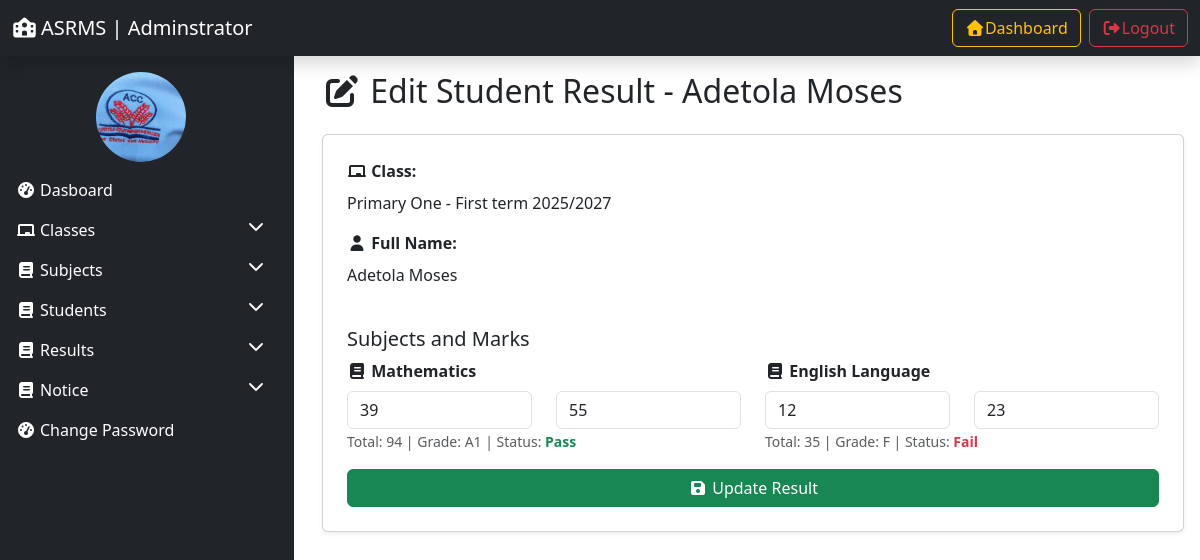
Page /edit_result/8/ (signed in) on the committed database.
### resultManager/models.py (models this page shows, shortened)
class Student(models.Model):
    GENDER_CHOICES = (
        ('Male', 'Male'),
        ('Female', 'Female'),
    )
    name = models.CharField(max_length=100)
    roll_id = models.CharField(max_length=30)
    email = models.EmailField(max_length=100)
    gender = models.CharField(max_length=10,choices=GENDER_CHOICES)
    dob = models.CharField(max_length=50)
    student_class = models.ForeignKey(Class, on_delete=models.SET_NULL, null=True)
    reg_date = models.DateTimeField(auto_now_add=True)
    updation_date = models.DateTimeField(auto_now=True)
    status = models.IntegerField(default=1)

class Class(models.Model):
    class_name = models.CharField(max_length=100)
    section = models.CharField(max_length=20)
    creation_date = models.DateTimeField(auto_now_add=True)
    updation_date = models.DateTimeField(auto_now=True)

class Result(models.Model):
    student = models.ForeignKey(Student, on_delete=models.CASCADE)
    student_class = models.ForeignKey(Class, on_delete=models.SET_NULL, null=True)
    subject = models.ForeignKey(Subject, on_delete=models.SET_NULL, null=True)
    test_marks = models.IntegerField(default=0)
    exam_marks = models.IntegerField(default=0)
    total_marks = models.IntegerField(default=0,editable=False)
    grade = models.CharField(max_length=2, blank=True)
    status = models.CharField(max_length=4, blank=True)  # Pass / Fail
    posting_date = models.DateTimeField(auto_now_add=True)
    updation_date = models.DateTimeField(auto_now=True)

class Subject(models.Model):
    subject_name = models.CharField(max_length=100)
    subject_code = models.CharField(max_length=20)
    creation_date = models.DateTimeField(auto_now_add=True)
    updation_date = models.DateTimeField(auto_now=True)

### resultManager/views.py (the view, shortened to what this page needs)
# urls.py: path('edit_result/<int:stid>/',edit_result, name='edit_result'),
@login_required(login_url='admin_login')
def edit_result(request, stid):
    student = get_object_or_404(Student, id=stid)
    results = Result.objects.filter(student=student)
    return render(request, 'edit_result.html', locals())

### resultManager/templates/edit_result.html (shortened to what this page needs)
{% extends 'admin_base.html' %}
{% load static %}
{% block content %}
<div class="container">
  <h2 class="mb-4">
    <i class="fas fa-edit"></i> Edit Student Result - {{ student.name }}
  </h2>
  <form method="post" class="card p-4 shadow-sm">
    <div class="mb-3">
      <label class="form-label">
        <i class="fas fa-chalkboard"></i>
        <strong>Class:</strong>
      </label>
      <div>
        {{ student.student_class.class_name }} -
        {{ student.student_class.section }}
      </div>
    </div>
    <div class="mb-3">
      <label class="form-label">
        <i class="fas fa-user"></i>
        <strong>Full Name:</strong>
      </label>
      <div>{{ student.name }}</div>
    </div>
    <h5 class="mt-4">Subjects and Marks</h5>
    <div class="row">
      {% for res in results %}
        <div class="col-md-6">
          <div class="mb-3">
            <label class="form-label fw-bold">
              <i class="fas fa-book"></i>
              {{ res.subject.subject_name }}
            </label>
            <div class="row">
              <div class="col-6">
                <input
                  type="number"
                  class="form-control"
                  name="test_marks[]"
                  value="{{ res.test_marks }}"
                  placeholder="Test"
                  min="0"
                  required
                >
              </div>
              <div class="col-6">
                <input
                  type="number"
                  class="form-control"
                  name="exam_marks[]"
                  value="{{ res.exam_marks }}"
                  placeholder="Exam"
                  min="0"
                  required
                >
              </div>
            </div>
            <small class="text-muted">
              Total: {{ res.total_marks }} |
              Grade: {{ res.grade }} |
              Status:
              {% if res.status == "Pass" %}
                <span class="text-success fw-bold">Pass</span>
              {% else %}
                <span class="text-danger fw-bold">Fail</span>
              {% endif %}
            </small>
          </div>
        </div>
      {% endfor %}
    </div>
    <button type="submit" class="btn btn-success">
      <i class="fas fa-save"></i> Update Result
    </button>
  </form>
</div>
{% endblock %}

### rows in the picture
Student: name "Adetola Moses", student_class.class_name "Primary One", student_class.section "First term 2025/2027"
Result: subject.subject_name "Mathematics", test_marks "39", exam_marks "55", total_marks "94", grade "A1", status "Pass"
Result: subject.subject_name "English Language", test_marks "12", exam_marks "23", total_marks "35", grade "F", status "Fail"
